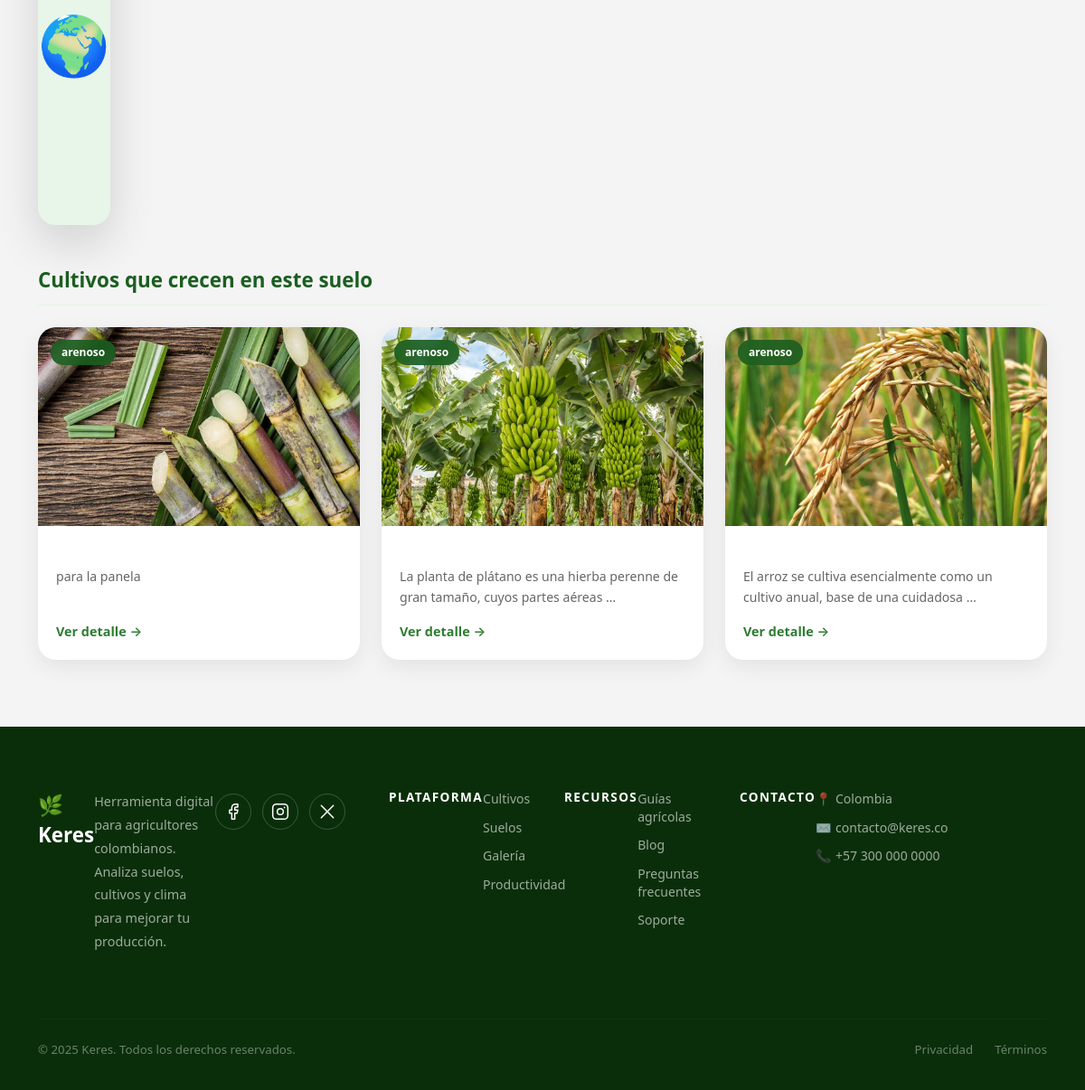
The page /suelos/1/ (lower part) on the database as committed earlier.
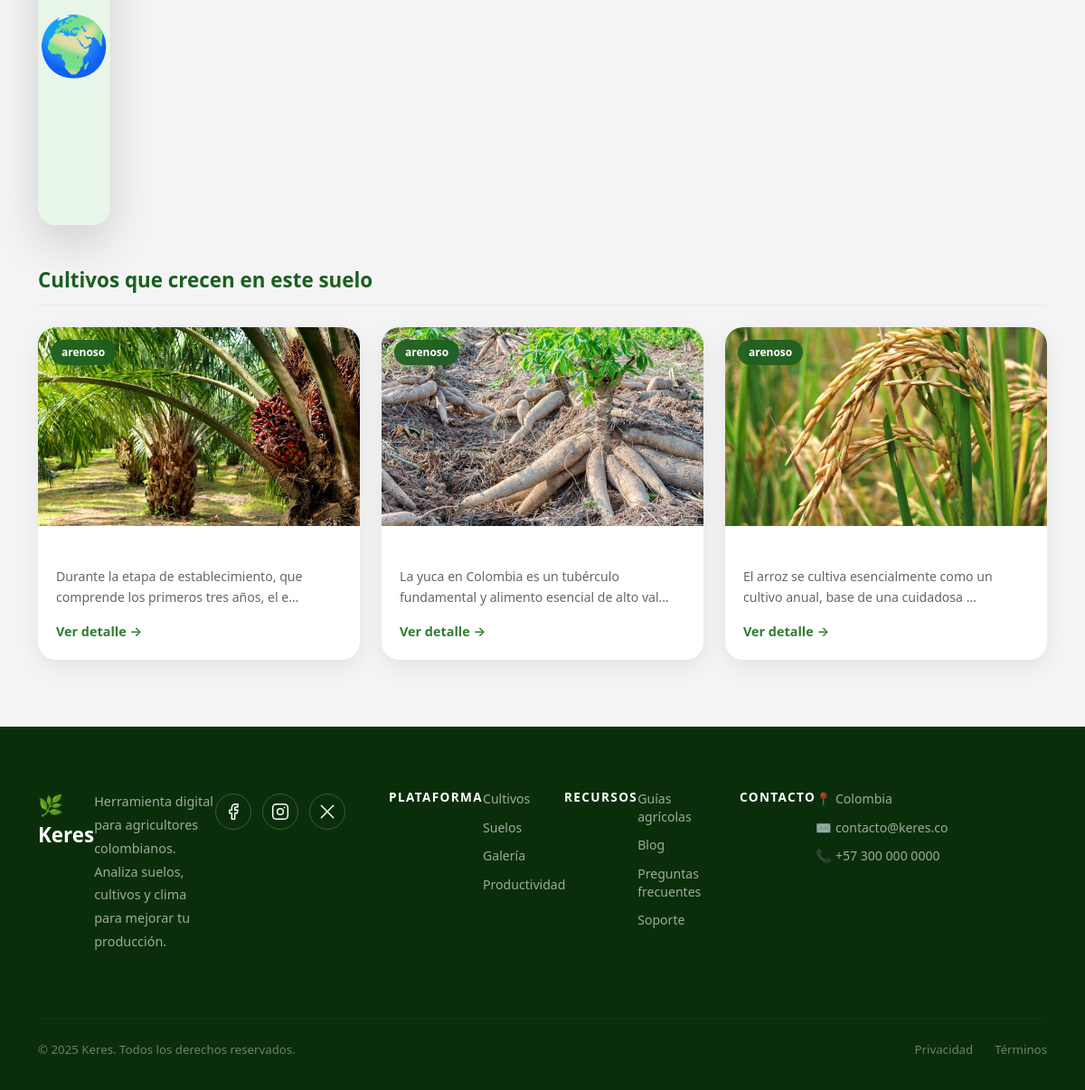
The same page on the database as committed later.
### web/models.py (models this page shows, shortened)
class Cultivo(models.Model):
    REGIONES = [
        ('andina', 'Región Andina'),
        ('caribe', 'Región Caribe'),
        ('pacifica', 'Región Pacífica'),
        ('orinoquia', 'Región Orinoquía'),
        ('amazonia', 'Región Amazonía'),
        ('insular', 'Región Insular'),
    ]
    CLIMA_CHOICES = [
        ('calido', 'Cálido'),
        ('templado', 'Templado'),
        ('frio', 'Frío'),
        ('paramo', 'Páramo'),
    ]
    TEMPORADA_CHOICES = [
        ('enero-marzo', 'Enero - Marzo'),
        ('abril-junio', 'Abril - Junio'),
        ('julio-septiembre', 'Julio - Septiembre'),
        ('octubre-diciembre', 'Octubre - Diciembre'),
        ('todo-el-año', 'Todo el año'),
    ]
    nombre = models.CharField(max_length=100)
    descripcion = models.TextField()
    imagen = models.ImageField(upload_to='cultivos/')
    suelo = models.ForeignKey(Suelo, on_delete=models.CASCADE)
    region = models.CharField(max_length=50, choices=REGIONES, blank=True, null=True)
    clima = models.CharField(max_length=50, choices=CLIMA_CHOICES, blank=True, null=True)
    temporada = models.CharField(max_length=50, choices=TEMPORADA_CHOICES, blank=True, null=True)
    rendimiento_ha = models.DecimalField(max_digits=8, decimal_places=2, blank=True, null=True, help_text="Toneladas por hectárea")
    altura_minima = models.IntegerField(blank=True, null=True, help_text="Metros sobre el nivel del mar")
    altura_maxima = models.IntegerField(blank=True, null=True, help_text="Metros sobre el nivel del mar")

class Suelo(models.Model):
    nombre = models.CharField(max_length=100)
    descripcion = models.TextField()

### web/views.py (the view)
# urls.py: path('suelos/<int:suelo_id>/', views.detalle_suelo, name='detalle_suelo'),
def detalle_suelo(request, suelo_id):
    suelo = get_object_or_404(Suelo, id=suelo_id)
    cultivos = Cultivo.objects.filter(suelo=suelo)
    return render(request, "detalle_suelo.html", {
        "suelo": suelo,
        "cultivos": cultivos
    })

### web/models.py (called while the page is built)
    def __str__(self):
        return self.nombre

### web/templates/detalle_suelo.html (shortened to what this page needs)
{% extends 'base.html' %}
{% block contenido %}
<div class="cultivos-container">
    <div class="container">
        <div class="row g-5">
            <div class="col-md-6">
                <div class="detalle-img-wrap">
                    {% if suelo.imagen %}
                    <img src="{{ suelo.imagen.url }}" alt="{{ suelo.nombre }}">
                    {% else %}
                    <div style="width:100%; height:100%; background:#e8f5e9; display:flex; align-items:center; justify-content:center;">
                        <span style="font-size:4rem;">🌍</span>
                    </div>
                    {% endif %}
                </div>
            </div>
            <div class="col-md-6">
                <div class="detalle-info">
                </div>
            </div>
        </div>
        {% if cultivos %}
        <div class="detalle-relacionados mt-5">
            <h4 class="detalle-relacionados-titulo">Cultivos que crecen en este suelo</h4>
            <div class="row">
                {% for cultivo in cultivos %}
                <div class="col-md-4 mb-4">
                    <div class="cultivo-card">
                        <div class="cultivo-img-wrap">
                            {% if cultivo.imagen %}
                            <img src="{{ cultivo.imagen.url }}" alt="{{ cultivo.nombre }}">
                            {% endif %}
                            <div class="cultivo-badge-suelo">{{ cultivo.suelo }}</div>
                        </div>
                        <div class="cultivo-body">
                            <h5 class="cultivo-nombre">{{ cultivo.nombre }}</h5>
                            <p class="cultivo-desc">{{ cultivo.descripcion|truncatechars:80 }}</p>
                            <a href="{% url 'detalle_cultivo' cultivo.id %}" class="cultivo-btn">Ver detalle →</a>
                        </div>
                    </div>
                </div>
                {% endfor %}
            </div>
        </div>
        {% endif %}
    </div>
</div>
{% endblock %}

Rows that differ between the two databases and show on the page:
removed Cultivo: imagen (picture), suelo "arenoso", descripcion "para la panela"
no longer on this page (row edited): Cultivo: imagen (picture), suelo "arenoso", descripcion "La planta de plátano es una hierba perenne de gran tamaño, cuyos partes aéreas …"
now on this page (row edited): Cultivo: imagen (picture), suelo "arenoso", descripcion "Durante la etapa de establecimiento, que comprende los primeros tres años, el e…"
now on this page (row edited): Cultivo: imagen (picture), suelo "arenoso", descripcion "La yuca en Colombia es un tubérculo fundamental y alimento esencial de alto val…"
